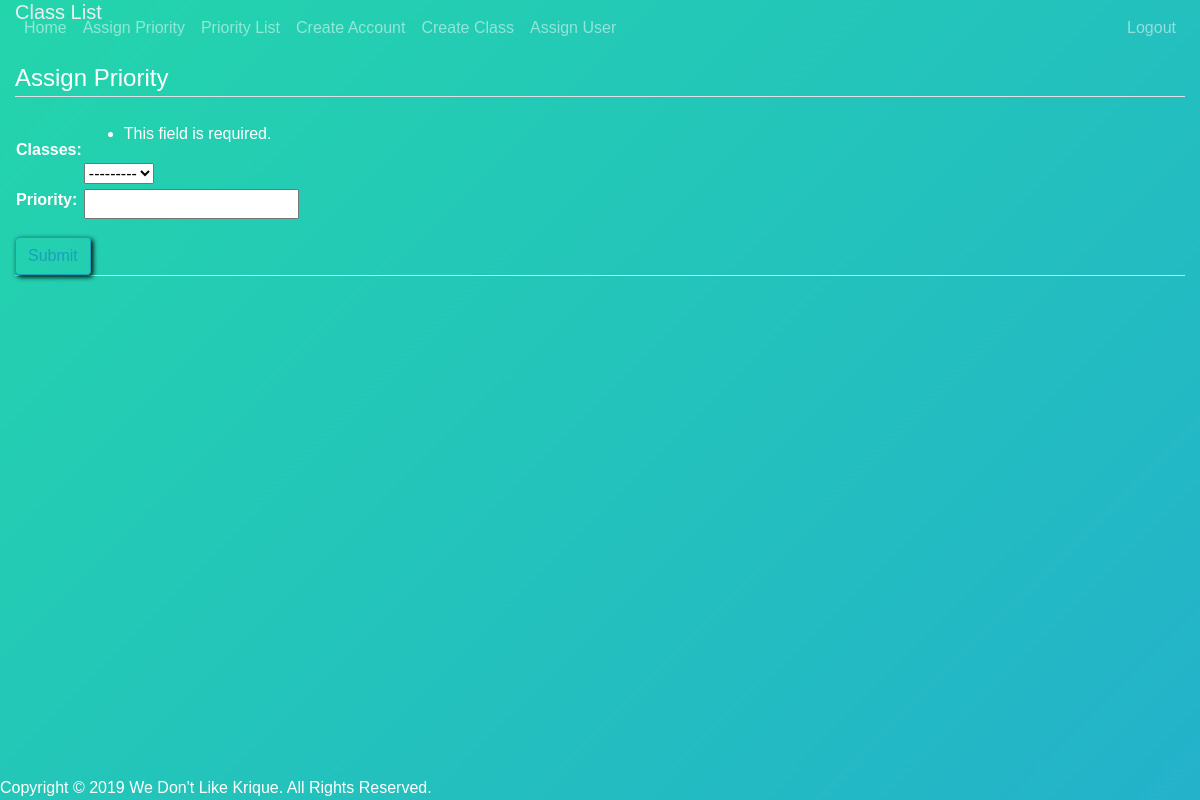
The app's page /classList/ (signed in), older data.
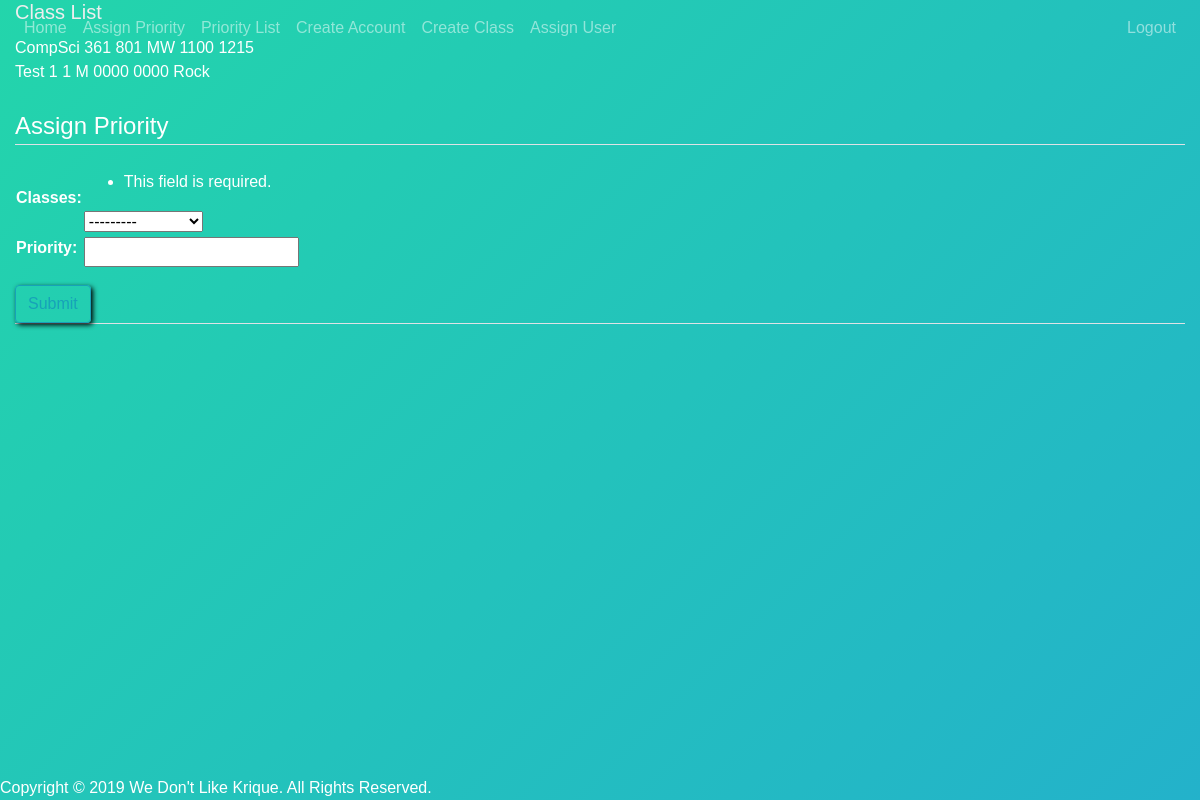
The same page, newer data.
### CS361WebApp/models.py (models this page shows)
class CourseTime(models.Model):
    department = models.CharField(max_length=50)
    number = models.CharField(max_length=50)
    start = models.CharField(max_length=50)
    end = models.CharField(max_length=50)
    day = models.CharField(max_length=50)
    section = models.CharField(max_length=50)
    instructor = models.CharField(max_length=50, blank=True)
    def __str__(self):
        return self.department + " " + self.number

### CS361WebApp/views.py (the view)
# urls.py: path('classList/', views.classlist, name='CS361WebApp-classList'),
@login_required
def classlist(request):
    classes = CourseTime.objects.all()
    if request.method == 'POST':
        form = Priority(request.POST)
        if form.is_valid():
            tas = SavePriority.objects.all()
            name = request.user
            found = SavePriority.objects.filter(user=name).first()
            if found is None:
                useradd = SavePriority.objects.create(user=name)
            else:
                useradd = SavePriority.objects.filter(user=name).first()
            form.save()
            course = form.cleaned_data.get('classes')
            priority = form.cleaned_data.get('priority')
            add = CreatePriority.objects.filter(classes=course).filter(priority=priority).first()
            useradd.myList.add(add)
            messages.success(request, f'{course} assigned to {name} with priority {priority}!')
        return render(request, 'CS361WebApp/ClassList.html', {'classes': classes, 'form': form})
    else:
        form = Priority(request.POST)
    return render(request, 'CS361WebApp/ClassList.html', {'classes': classes, 'form': form})

### CS361WebApp/forms.py
class Priority(ModelForm):
    class Meta:
        model = models.CreatePriority
        fields = ['classes', 'priority']

### CS361WebApp/templates/CS361WebApp/ClassList.html (shortened to what this page needs)
{% extends "CS361WebApp/base.html" %}
{% load crispy_forms_tags %}
{% load static %}
{% block stylesheet %}
<link rel="stylesheet" type="text/css" href="{% static 'TAManager/course_time.css' %}">
{% endblock stylesheet %}
{% block content %}
    <div class="row">
        <div class="col">
            <h5 class="card-title">Class List</h5>
            {% for class in classes %}
                {{ class.department }}
                {{ class.number }}
                {{ class.section }}
                {{ class.day }}
                {{ class.start }}
                {{ class.end }}
                {{ class.instructor }}
                <br/>
            {% endfor %}
            <br/>
           <div class="content-section">
                 <form method="POST">
                    <fieldset class="form-group">
                        <legend class="border-bottom mb-4">Assign Priority</legend>
                        <table>
                            {{ form.as_table }}
                        </table>
                    </fieldset>
                    <div class="from-group">
                        <button class="btn btn-outline-info" type="submit">Submit</button>
                    </div>
                </form>
                <div class="border-top pt-3">
                </div>
            </div>
        </div>
    </div>
{% endblock content %}

Row changes from the older to the newer data that the page shows:
added CourseTime: department "CompSci", number "361", section "801", day "MW", start "1100", end "1215"
added CourseTime: department "Test", number "1", section "1", day "M", start "0000", end "0000", instructor "Rock"
